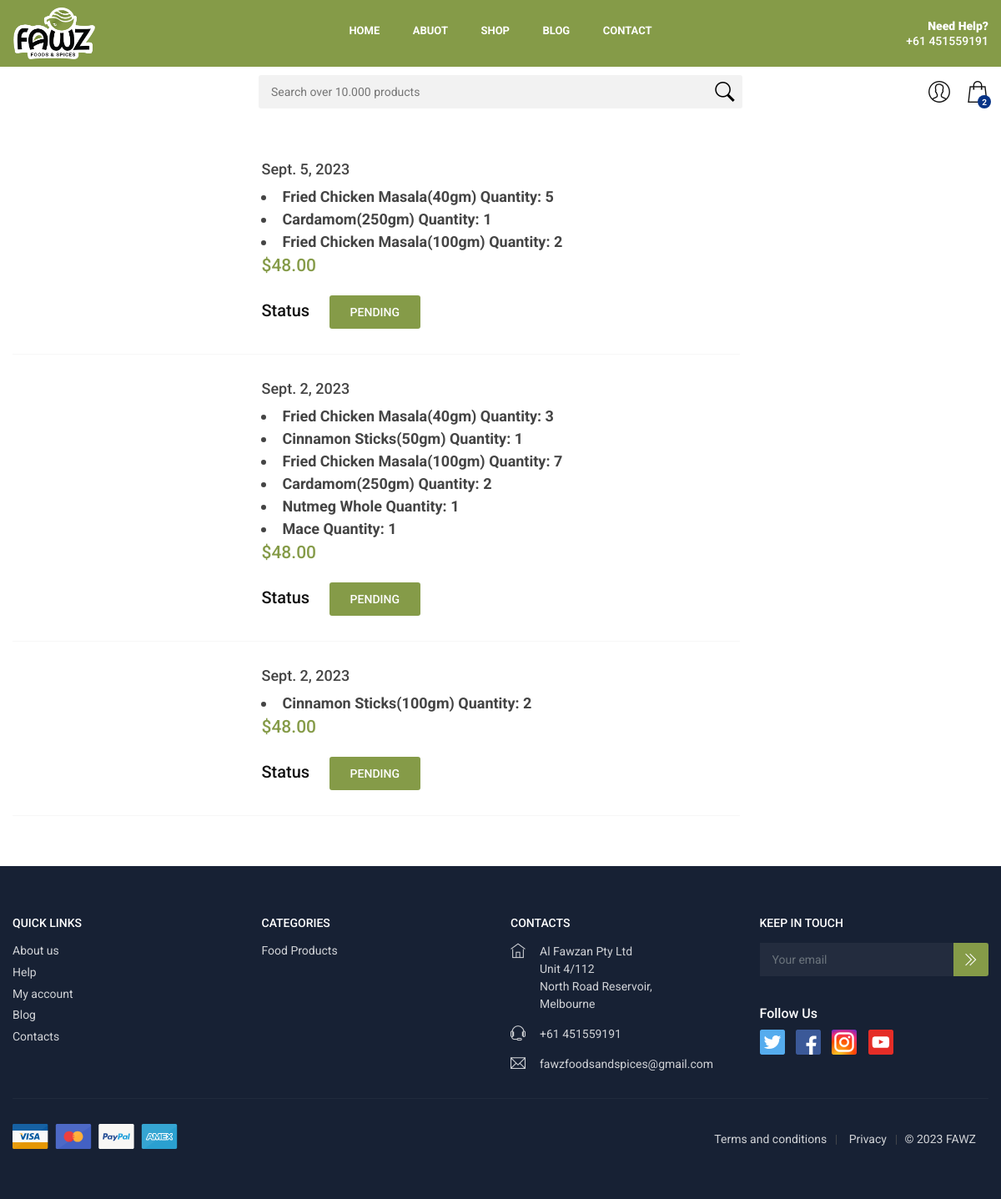
Page /order_list (signed in) on the earlier database version.
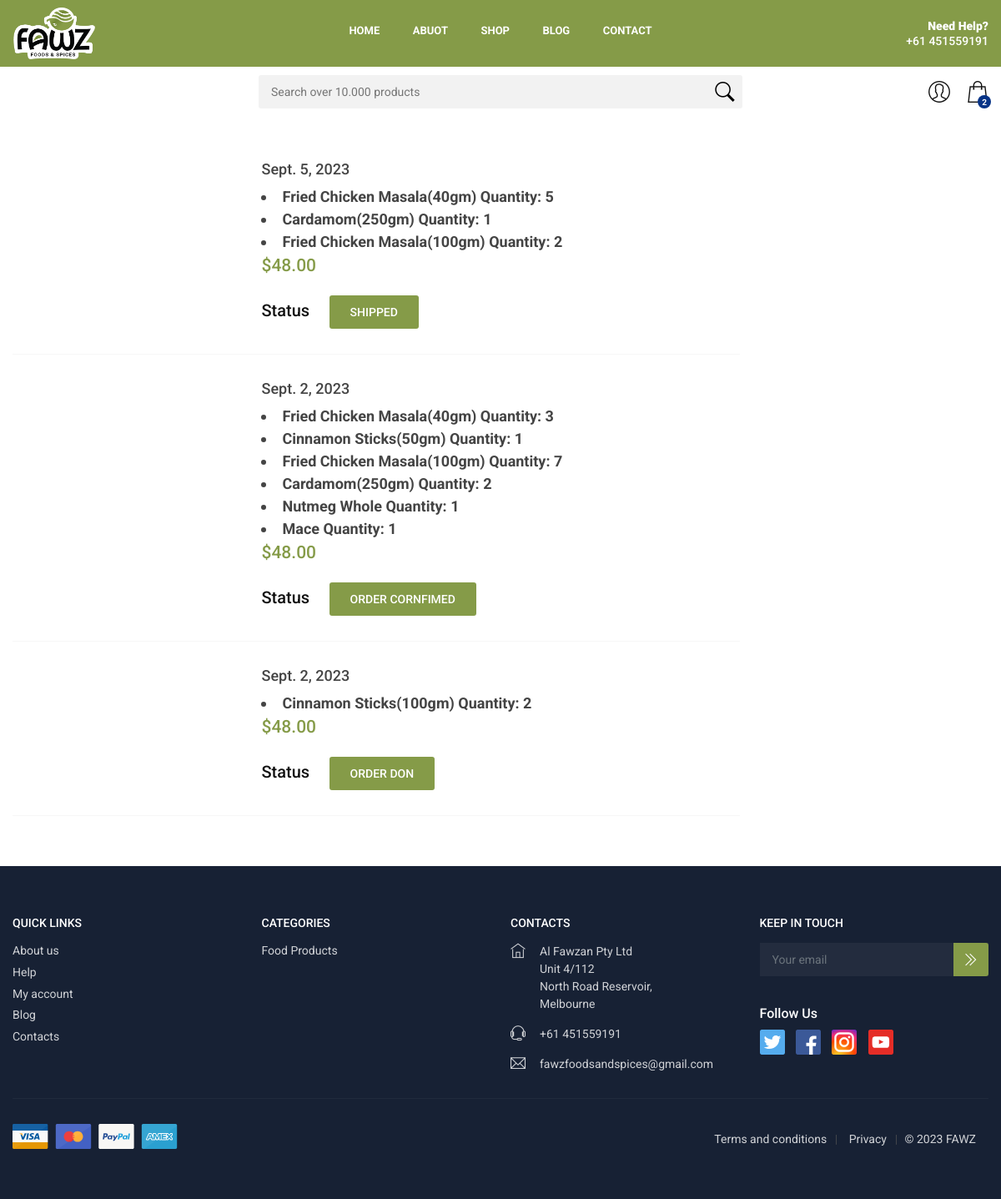
Same page on the later database version.
### User_App/models.py (models this page shows)
class Order(models.Model):
    STATUS = (
        ('PENDING', 'PENDING'),
        ('ORDER CORNFIMED', 'ORDER CORNFIMED'),
        ('SHIPPED', 'SHIPPED'),
        ('ORDER DON', 'ORDER DON'),
    )
    user = models.ForeignKey(User, on_delete=models.CASCADE)
    cart = models.ManyToManyField(Cart)
    first_name = models.CharField(max_length=100)
    last_name = models.CharField(max_length=100)
    city = models.CharField(max_length=100)
    postel_code = models.CharField(max_length=100)
    address = models.CharField(max_length=100)
    phone = models.CharField(max_length=12)
    date = models.DateField(auto_now_add=True)
    status = models.CharField(max_length=100, choices=STATUS, default='PENDING')
    delivery_espected = models.CharField(max_length=100)

### User_App/views.py (the view)
# urls.py: path('order_list', order_list, name='order_list'),
@login_required
def order_list(request):
    current_page = 'order_list'
    user = request.user
    order = Order.objects.filter(user=user).order_by('-id')
    context = {
        'current_page': current_page,
        'order' : order,
    }
    return render(request, 'User/order_list.html', context)

### templates/User/order_list.html
{% extends "user/base.html" %}
{% load static %}
{% block content %}
	<main>
	    <div class="container margin_30">
	        <div class="row">
	            <div class="col-lg-9">
                    {% for order in order %}
                        <div class="row row_item">
                            <div class="col-sm-4">
                            </div>
                            <div class="col-sm-8">
                                <a href="#">
                                    <h3>{{ order.date }}</h3>
                                </a>
                                {% for cart in order.cart.all %}
                                    <li style="font-weight: 700; font-size: large;">
                                        {{ cart.product.name }}
                                        Quantity: {{ cart.quantity }}
                                    </li>
                                {% endfor %}
                                <div class="price_box">
                                    <span class="new_price">$48.00</span>
                                </div>
                                <ul><li><h5 style="margin-top: 5px;">Status  </h5></li>
                                    <li><a href="#0" class="btn_1" style="margin-left: 20px;">{{ order.status}}</a></li>
                                </ul>
                            </div>
                        </div>
                        <hr>
                    {% empty %}
                        <p>there is no orders</p>
                    {% endfor %}
	            </div>
	        </div>
	    </div>
	</main>
{% endblock content %}

Differences in the rows shown:
changed Order: status "PENDING" → "SHIPPED"
changed Order: status "PENDING" → "ORDER CORNFIMED"
changed Order: status "PENDING" → "ORDER DON"
